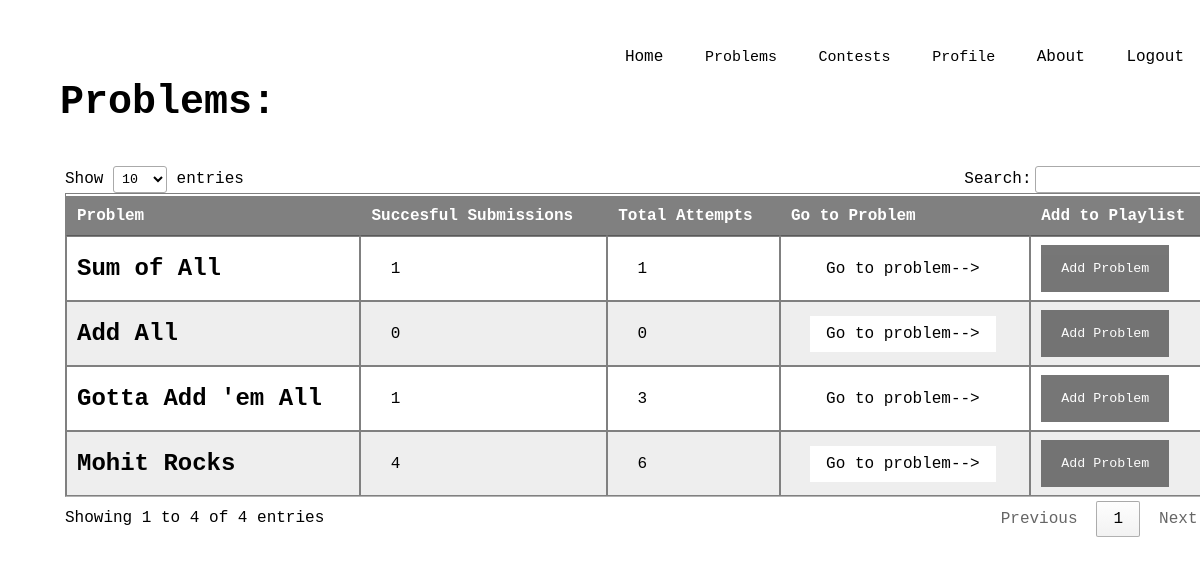
The page /dashboard/problems/ (signed in) on the database its author committed.
### problems/models.py (models this page shows)
class Question(models.Model):
    problemCode = models.CharField(max_length=50)
    problemName = models.CharField(max_length=100)
    problemStatement = models.TextField()
    timeLimit = models.FloatField()
    memoryLimit = models.IntegerField()
    marking = models.IntegerField()
    access = models.IntegerField()
    creator = models.CharField(max_length=20)
    editorialist = models.CharField(max_length=20)
    totalAttempts = models.IntegerField()
    successfulAttempts = models.IntegerField()

### problems/views.py (the view)
# urls.py: path('problems/',problemsView,name='problems'),
@login_required
def problemsView(request):
    questions = Question.objects.all()
    allEntriesInUserPlaylist = UserPlaylist.objects.all()
    categories = []
    for entry in allEntriesInUserPlaylist:
        if entry.userId_id == request.user.id:
            categories.append(entry.playlistCategory)
    all_questions = []
    registerLog('INFO','GET',request.user.username,'Problem','ViewProblemList',get_client_ip(request))
    for ques in questions:
        if ques.access == 1 or ques.creator == request.user.username:
            all_questions.append(ques)
    return render(request,'problems.html',{'all_problems':all_questions,'categories':categories})

### OJ/loggingUtils.py (called while the page is built)
def get_client_ip(request):
    x_forwarded_for = request.META.get('HTTP_X_FORWARDED_FOR')
    if x_forwarded_for:
        ip = x_forwarded_for.split(',')[0]
    else:
        ip = request.META.get('REMOTE_ADDR')
    return ip

def registerLog(level, method, username, function, activity, IP):
	log = logging.getLogger('CallOJLogs')
	staticLogInfo = {'clientip': IP, 'user': username}
	if level == "INFO":
		log.info('"'+ method + ' '+ username + ' '+ function +' '+ activity +'"', extra = staticLogInfo)
	elif level == "ERROR":
		log.error('"'+ method + ' '+ username + ' '+ function +' '+ activity +'"', extra = staticLogInfo)
	else:
		log.debug('"'+ method + ' '+ username + ' '+ function +' '+ activity +'"', extra = staticLogInfo)

### templates/problems.html (shortened to what this page needs)
<head>
    {% load static %}
    <link rel="stylesheet" type="text/css" href="http://cdn.datatables.net/1.10.21/css/jquery.dataTables.min.css" />
        <link rel="stylesheet" type="text/css"  href="{% static "css/problems.css" %}">
    </head>
    <body>
        <header>
            <div class="main">
                <ul>
                    <li><a href="/dashboard">Home</a></li>
                    <div class="dropdown">
                        <button class="dropbtn">Problems</button>
                    </div>
                    <div class="dropdown">
                        <button class="dropbtn">Contests</button>
                    </div>
                    <div class="dropdown">
                        <button class="dropbtn">Profile</button>
                    </div>
                    <li><a href="/about/">About</a></li>
                    <li><a href="/logout/">Logout</a></li>
                </ul>
            </div>
        </header>
        <div class ="title">
            <h1> Problems: </h1> <br> <br>
            <div style="width:105%; padding:5px;">
                <table id="t01">
                    <thead>
                        <tr>
                            <th>Problem</th>
                            <th>Succesful Submissions</th>
                            <th>Total Attempts</th>
                            <th>Go to Problem</th>
                            <th>Add to Playlist</th>
                        </tr>
                    </thead>
                    <tbody>
            {% for problem in all_problems %}
                <tr>
                <td><h2>  {{ problem.problemName }} </h2></td>
                <td> &nbsp {{ problem.successfulAttempts }}</td>
                <td> &nbsp  {{ problem.totalAttempts }} </td>
                <td> &nbsp <form action="/dashboard/problems/{{ problem.id }}/"
                    style="display: inline;"
                    method="post">
                    <input type="submit" value="Go to problem-->"/>
                </form></td>
                <td>
                  <button class="open-button" onclick="openForm2('{{ problem.problemCode }}');">Add Problem</button></td>
                </tr>
            {% endfor %}
                </tbody>
              </table>
            </div>
        </div>
    </body>

### static/css/problems.css (style rules this page uses)
* { margin: 0; padding: 0; font-family: Courier New; }
header { background-color= white; background-size: cover; background-position: center; }
ul { float: right; list-style-type: none; margin-top: 40px; }
ul li { display: inline-block; }
ul li a { text-decoration: none; color: #000; padding: 8px 15px; border: 1px solid transparent; transition: 0.6s ease; }
.main { max-width: 1800px; margin: auto; }
.title { position: absolute; top: 10%; left: 5%; transform: translate (-50%, -50%); }
.title h1 { color: #000; font-size: 40px; }

### templates/problems.html (style rules this page uses)
table { width:100%; }
table, th, td { border: 1px solid #808080; padding-top: 2px; border-collapse: collapse; }
th, td { padding: 15px; text-align: left; }
table#t01 tr:nth-child(even) { background-color: #eee; }
table#t01 tr:nth-child(odd) { background-color: #fff; }
table#t01 th { background-color: #808080; color: white; }
input[type=submit] { background-color: white; color: black; padding: 8px 15px; text-align: center; text-decoration: none; display: inline-block; font-size: 16px; cursor: pointer; border: 1px solid transparent; transition: 0.6s ease; }
.dropbtn { text-decoration: none; color: #000; font-size: 15px; padding: 8px 15px; border: 1px solid transparent; transition: 0.6s ease; background-color: white; }
.dropdown { position: relative; display: inline-block; }
body { font-family: Arial, Helvetica, sans-serif; }
* { box-sizing: border-box; }
.open-button { background-color: #555; color: white; padding: 16px 20px; border: none; cursor: pointer; opacity: 0.8; }

### rows shown on the page
Question: problemName "Sum of All", successfulAttempts "1", totalAttempts "1"
Question: problemName "Add All", successfulAttempts "0", totalAttempts "0"
Question: problemName "Gotta Add 'em All", successfulAttempts "1", totalAttempts "3"
Question: problemName "Mohit Rocks", successfulAttempts "4", totalAttempts "6"
